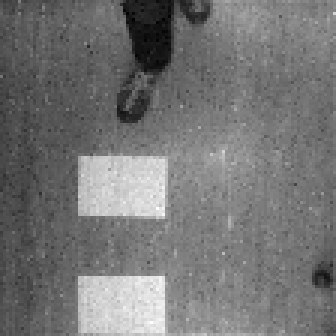
%> input picture code/Matlab/images/image_rec0.png, 112 x 112 px (shown 3 times larger)
$ octave run.m   (GNU Octave 9; MATLAB toolbox functions it lacks are replaced by stand-ins)
%> lines starting %> are read from the running program, lines starting %| are printed output that depends on the picture; in (x1, y1, x2, y2) boxes, pixels count from 0 and x2, y2 are one past the last pixel; in counts of white or black regions, pixels touching at a corner belong together; the program's own positions count from 1
clear all;

Img1 = rgb2gray(imread('../images/image_rec0.png'));       % images/image8.png
%> Img1: size 112x112 uint8; min 0, max 255, mean 116.9
Img2 = rgb2gray(imread('../images/image_rec1.png'));       % images/image9.png
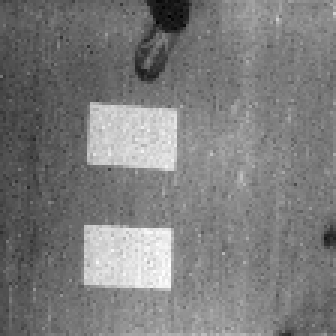
%> input picture code/Matlab/images/image_rec1.png, 112 x 112 px (shown 3 times larger)
%> Img2: size 112x112 uint8; min 0, max 255, mean 124.2

%window = [1 2 1;2 4 2;1 2 1];
%window = [0,0,1,0,0;0,0,4,0,0;1,4,6,4,1;0,0,4,0,0;0,0,1,0,0];
%window = [1,2,4,2,1;2,4,8,4,2;4,8,16,8,4;2,4,8,4,2;1,2,4,2,1];
window = fspecial('gaussian',9,2);
%window = ones(55,55);

%[vx,vy] = of_phasecorrelation(Img1,Img2,200,window);

G1 = fft2(Img1);
G2 = fft2(Img2);
R = (G1 .* conj(G2)) ./ abs(G1 .* conj(G2));
r = ifft2(R);
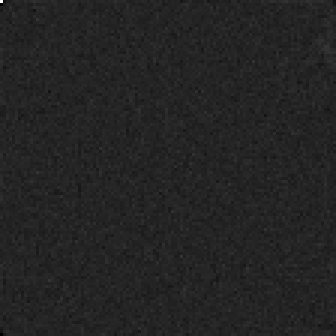
%> r: size 112x112 double (shown 3 times larger); min -0.0692, max 0.417, mean 7.97e-05; drawn with min black and max white
r(1) = 0;
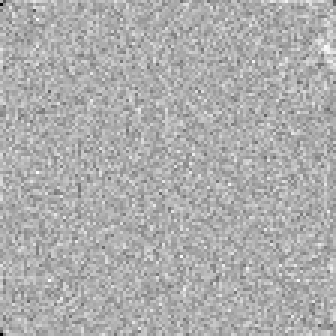
%> r: size 112x112 double (shown 3 times larger); 0.01% of pixels changed, all inside (x1, y1, x2, y2) = (0, 0, 1, 1); drawn with min black and max white
[M,I] = max(r(:));
%> M = 0.0324; I = 12112
[dx, dy] = ind2sub(size(r),I)
%> dx = 16; dy = 109
%flow = opticalFlow(vx, vy);

%> (the run ends here)
